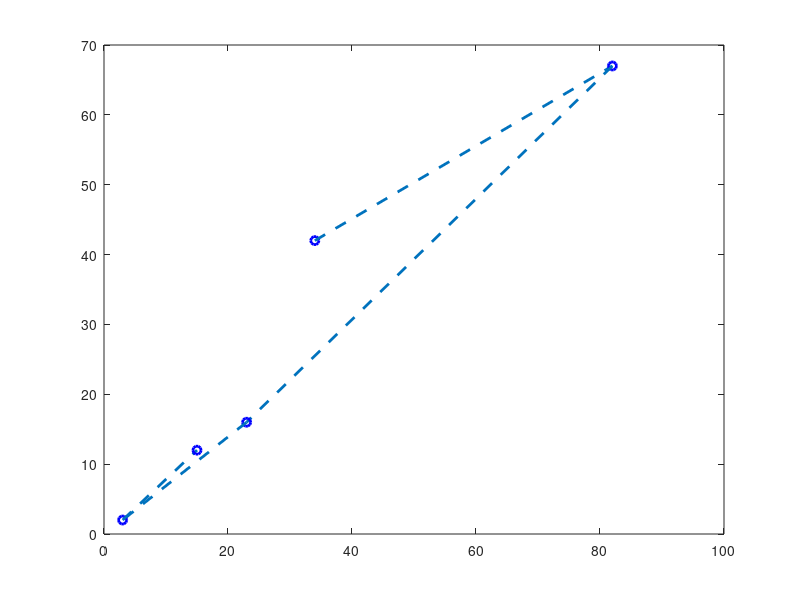

MATLAB code for this plot:
%% Limpa tudo e fecha tudo
clc
clear all
close all

% x = [3,2];
% y = [15,12];
% line(x,y,'LineStyle','--','LineWidth',2);

Mcell = {{[34,42] [82,67], [23,16], [3,2], [15,12]}};
[M,N] = size(Mcell{1,1});
Mcell;

%% Plot
figure(1);
for i=1:N
    if(i+1<=N)
        plot(Mcell{1,1}{1,i}(1),Mcell{1,1}{1,i}(2),'bo','LineWidth',2);
        x = [Mcell{1,1}{1,i}(1),Mcell{1,1}{1,i+1}(1)];
        y = [Mcell{1,1}{1,i}(2),Mcell{1,1}{1,i+1}(2)];
        line(x,y,'LineStyle','--','LineWidth',2);
    else
        plot(Mcell{1,1}{1,i}(1),Mcell{1,1}{1,i}(2),'bo','LineWidth',2);
    end
    hold on
end


